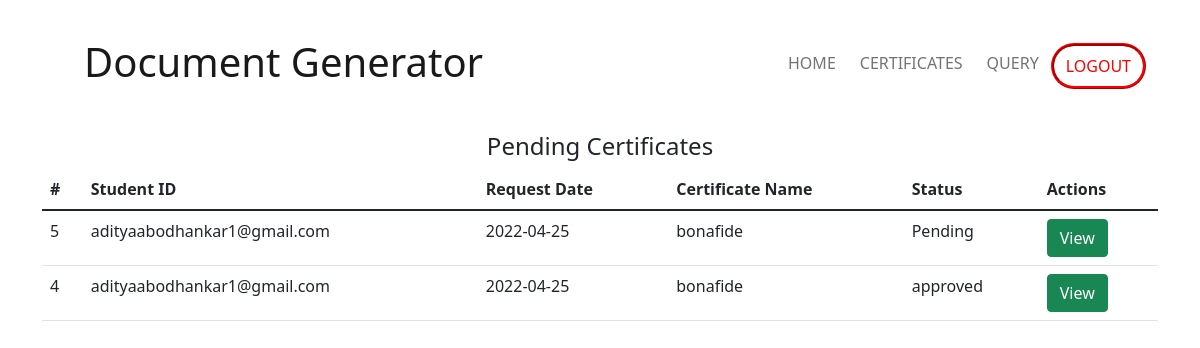
The app's page /admin_view_certificates with its own data.
### main/models.py (models this page shows)
class CertificateRequestModel(models.Model):
    id = models.AutoField(primary_key=True)
    student_id = models.CharField(max_length=100)
    name = models.CharField(max_length=100)
    request_date = models.CharField(max_length=20)
    last_update_date = models.CharField(max_length=20, default="-")
    comment = models.CharField(max_length=400, default="", null=True)
    approved = models.BooleanField(default=False)
    status = models.CharField(default="Pending", max_length=30)
    url = models.CharField(max_length=200, default="#")

### main/views.py (the view)
# urls.py: path('admin_view_certificates', views.admin_certificates_page),
def admin_certificates_page(request):
    certificate_list = CertificateRequestModel.objects.order_by('request_date').order_by('approved').all()
    if len(certificate_list) == 0:
        no_certificates = True
    else:
        no_certificates = False
    return render(request, 'admin_view_certificates.html', {'certificates': certificate_list,
                                                            'no_certificates': no_certificates})

### templates/admin_view_certificates.html (shortened to what this page needs)
<!DOCTYPE html>
<html lang="en">
<head>
    <link href="https://cdn.jsdelivr.net/npm/bootstrap@5.1.3/dist/css/bootstrap.min.css" rel="stylesheet"
>
</head>
<body>
    <div class="container">
        <nav class="navbar navbar-expand-lg navbar-light">
            <div class="container-fluid">
                <a class="navbar-brand" href="./#" style="padding: 30px;">
                    <h3 class="display-6">Document Generator</h3>
                </a>
                <div class="collapse navbar-collapse" id="navbarNav">
                    <ul class="navbar-nav ms-auto ">
                        <li class="nav-item">
                            <a class="nav-link" href="./">HOME</a>
                        </li>
                        <li class="nav-item">
                            <a class="nav-link" href="#">CERTIFICATES</a>
                        </li>
                        <li class="nav-item">
                            <a class="nav-link" href="#">QUERY</a>
                        </li>
                        <li class="nav-item">
                            <a class="nav-link" href="./logout" id="nav-login-btn">
                                LOGOUT
                            </a>
                        </li>
                    </ul>
                </div>
            </div>
        </nav>
    </div>
    <section id="requests">
        <div class="container" id="requests">
            <center>
                <h4>
                    Pending Certificates
                </h4>
            </center>
            <table class="table table-stripped table-hover">
                <thead>
                    <th>
                        #
                    </th>
                    <th>
                        Student ID
                    </th>
                    <th>
                        Request Date
                    </th>
                    <th>
                        Certificate Name
                    </th>
                    <th>
                        Status
                    </th>
                    <th>
                        Actions
                    </th>
                </thead>
                <tbody>
                    {% for certificate in certificates %}
                    <tr>
                        <td>
                            {{ certificate.id }}
                        </td>
                        <td>
                            {{ certificate.student_id}}
                        </td>
                        <td>
                            {{ certificate.request_date }}
                        </td>
                        <td>
                            {{ certificate.name }}
                        </td>
                        <td>
                            {{ certificate.status }}
                        </td>
                        <td>
                            <a href="./admin_certificate_req?c_id={{ certificate.id }}" class="btn btn-success">
                                View
                            </a>
                        </td>
                    </tr>
                    {% endfor %}
                </tbody>
            </table>
        </div>
    </section>
</body>
</html>

### templates/admin_view_certificates.html (style rules this page uses)
.nav-link { padding-left: 12px !important; padding-right: 12px !important; --border-color: purple; --border-width: 3px; --bottom-distance: 0px; display: inline-block; background-image: linear-gradient(var(--border-color), var(--border-color)); background-size: 0 var(--border-width); background-repeat: no-repeat; transition: background-size 0.3s; margin: 5px 0; background-position: 50% calc(100% - var(--bottom-distance)); }
#nav-login-btn { border-radius: 100px; border: ridge red; color: red; background: white; padding-left: 20px; padding-right: 20px; }

### records on screen
CertificateRequestModel: id "5", student_id "adityaabodhankar1@gmail.com", request_date "2022-04-25", name "bonafide", status "Pending"
CertificateRequestModel: id "4", student_id "adityaabodhankar1@gmail.com", request_date "2022-04-25", name "bonafide", status "approved"
